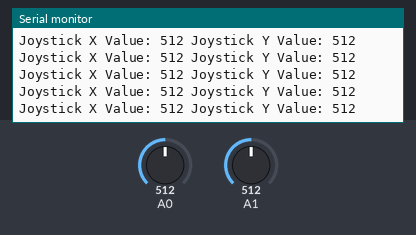
A sketch run on a simulated Arduino Uno, built with avr-gcc and run on an emulated ATmega328P. Parts: the last lines printed to the serial monitor. The inputs (shaded band) are chosen by the test bench; at power-on: A0 = 512, A1 = 512.

Above: at 1.2 s.
1.3 s: A0 set to 106
At 1.38 s:
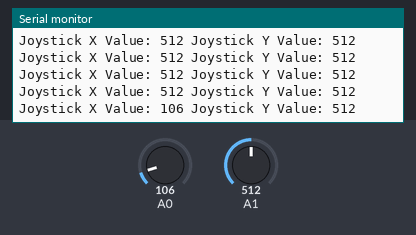
2.8 s: A0 set to 95
At 2.83 s:
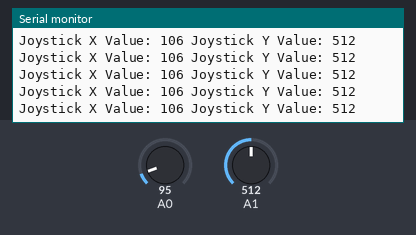
5.8 s: A1 set to 992
At 5.8 s:
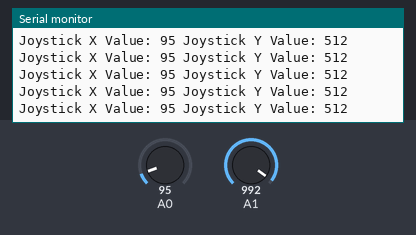
7.3 s: A1 set to 1016
At 7.31 s:
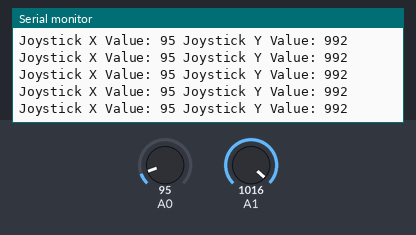
10.3 s: A0 set to 11
At 10.31 s:
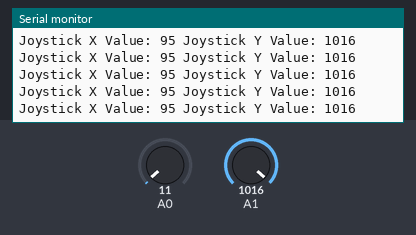
13.3 s: A0 set to 8
At 13.3 s:
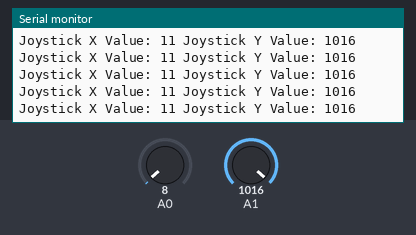
Timing chart, 0 to 15.8 s (numbered marks = the images above; inputs shaded):
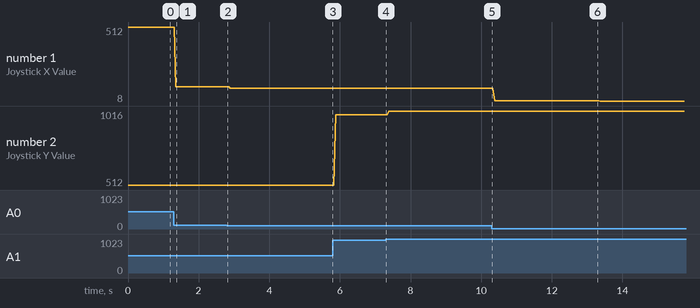

The sketch:

CH_Five_Sketch_One.ino
```cpp
int joyX;
int joyY;

void setup() {
Serial.begin(9600);
}


void loop() {
joyX = analogRead(A0);
joyY = analogRead(A1);
Serial.print("Joystick X Value: ");
Serial.print(joyX);
Serial.print(" Joystick Y Value: ");
Serial.println(joyY);
delay(10);
}
```

Measured:
- after the input at 1.3 s, the serial monitor: prints a new line after 0.06 s (image 1)
- plotted number 1: 512 → 106 after the input at 1.3 s, 106 → 95 after the input at 2.8 s, 95 → 11 after the input at 10.3 s, 11 → 8 after the input at 13.3 s
- plotted number 2: 512 → 992 after the input at 5.8 s, 992 → 1016 after the input at 7.3 s
